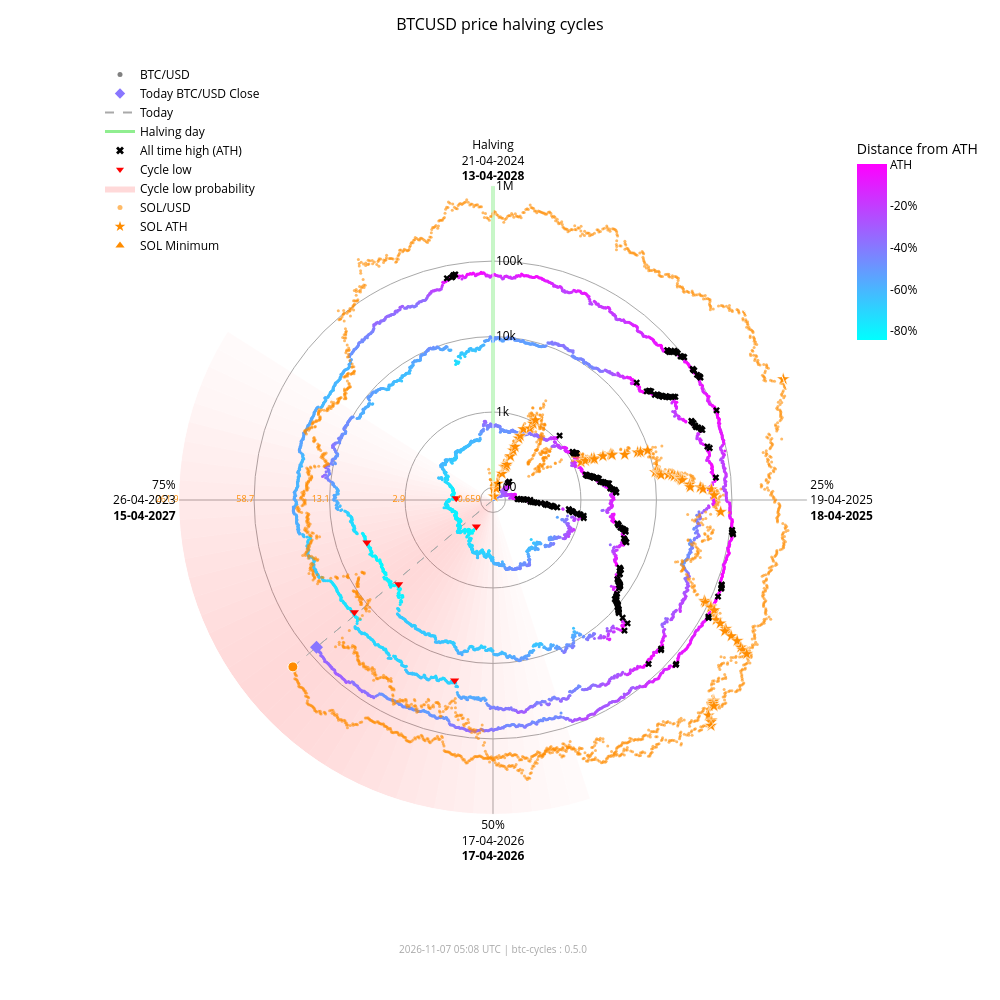

Source (notebook cell):
### Markdown cell above
### Interactive chart with overlay

### Code cell
fig_overlay_interactive = btc.plot(
    kind="interactive",
    from_date="2012-11-28",
    overlay=sol,
)
fig_overlay_interactive.show(config={"scrollZoom": True, "displayModeBar": True})

### Figure 1 — Plotly figure (JSON) as saved in the notebook; plotly's stock layout.template omitted (floating-point values rounded to 4 significant figures; data arrays with more than 128 entries replaced by an {"elided": "..."} marker saying what was removed)
{"data": [{"fill": "toself", "fillcolor": "rgba(255,0,0,0.018306980149439524)", "hoverinfo": "skip", "line": {"width": 0}, "mode": "lines", "r": [68.43, 1000000, 1000000, 68.43, 68.43], "showlegend": false, "theta": [162.0, 162.0, 165.6, 165.6, 162.0], "type": "scatterpolar"}, {"fill": "toself", "fillcolor": "rgba(255,0,0,0.02405911634527998)", "hoverinfo": "skip", "line": {"width": 0}, "mode": "lines", "r": [68.43, 1000000, 1000000, 68.43, 68.43], "showlegend": false, "theta": [165.6, 165.6, 169.2, 169.2, 165.6], "type": "scatterpolar"}, {"fill": "toself", "fillcolor": "rgba(255,0,0,0.030803449372254352)", "hoverinfo": "skip", "line": {"width": 0}, "mode": "lines", "r": [68.43, 1000000, 1000000, 68.43, 68.43], "showlegend": false, "theta": [169.2, 169.2, 172.8, 172.8, 169.2], "type": "scatterpolar"}, {"fill": "toself", "fillcolor": "rgba(255,0,0,0.03847233586005252)", "hoverinfo": "skip", "line": {"width": 0}, "mode": "lines", "r": [68.43, 1000000, 1000000, 68.43, 68.43], "showlegend": false, "theta": [172.8, 172.8, 176.4, 176.4, 172.8], "type": "scatterpolar"}, {"fill": "toself", "fillcolor": "rgba(255,0,0,0.04694405159551339)", "hoverinfo": "skip", "line": {"width": 0}, "mode": "lines", "r": [68.43, 1000000, 1000000, 68.43, 68.43], "showlegend": false, "theta": [176.4, 176.4, 180.0, 180.0, 176.4], "type": "scatterpolar"}, {"fill": "toself", "fillcolor": "rgba(255,0,0,0.05605603979818329)", "hoverinfo": "skip", "line": {"width": 0}, "mode": "lines", "r": [68.43, 1000000, 1000000, 68.43, 68.43], "showlegend": false, "theta": [180.0, 180.0, 183.6, 183.6, 180.0], "type": "scatterpolar"}, {"fill": "toself", "fillcolor": "rgba(255,0,0,0.06562330627802694)", "hoverinfo": "skip", "line": {"width": 0}, "mode": "lines", "r": [68.43, 1000000, 1000000, 68.43, 68.43], "showlegend": false, "theta": [183.6, 183.6, 187.2, 187.2, 183.6], "type": "scatterpolar"}, {"fill": "toself", "fillcolor": "rgba(255,0,0,0.07545707932574237)", "hoverinfo": "skip", "line": {"width": 0}, "mode": "lines", "r": [68.43, 1000000, 1000000, 68.43, 68.43], "showlegend": false, "theta": [187.2, 187.2, 190.8, 190.8, 187.2], "type": "scatterpolar"}, {"fill": "toself", "fillcolor": "rgba(255,0,0,0.08537841060169407)", "hoverinfo": "skip", "line": {"width": 0}, "mode": "lines", "r": [68.43, 1000000, 1000000, 68.43, 68.43], "showlegend": false, "theta": [190.8, 190.8, 194.4, 194.4, 190.8], "type": "scatterpolar"}, {"fill": "toself", "fillcolor": "rgba(255,0,0,0.09522272137134848)", "hoverinfo": "skip", "line": {"width": 0}, "mode": "lines", "r": [68.43, 1000000, 1000000, 68.43, 68.43], "showlegend": false, "theta": [194.4, 194.4, 198.0, 198.0, 194.4], "type": "scatterpolar"}, {"fill": "toself", "fillcolor": "rgba(255,0,0,0.10483418800389058)", "hoverinfo": "skip", "line": {"width": 0}, "mode": "lines", "r": [68.43, 1000000, 1000000, 68.43, 68.43], "showlegend": false, "theta": [198.0, 198.0, 201.6, 201.6, 198.0], "type": "scatterpolar"}, {"fill": "toself", "fillcolor": "rgba(255,0,0,0.11405248627197925)", "hoverinfo": "skip", "line": {"width": 0}, "mode": "lines", "r": [68.43, 1000000, 1000000, 68.43, 68.43], "showlegend": false, "theta": [201.6, 201.6, 205.2, 205.2, 201.6], "type": "scatterpolar"}, {"fill": "toself", "fillcolor": "rgba(255,0,0,0.12269756305009562)", "hoverinfo": "skip", "line": {"width": 0}, "mode": "lines", "r": [68.43, 1000000, 1000000, 68.43, 68.43], "showlegend": false, "theta": [205.2, 205.2, 208.8, 208.8, 205.2], "type": "scatterpolar"}, {"fill": "toself", "fillcolor": "rgba(255,0,0,0.13055959037792858)", "hoverinfo": "skip", "line": {"width": 0}, "mode": "lines", "r": [68.43, 1000000, 1000000, 68.43, 68.43], "showlegend": false, "theta": [208.8, 208.8, 212.4, 212.4, 208.8], "type": "scatterpolar"}, {"fill": "toself", "fillcolor": "rgba(255,0,0,0.13740037014073872)", "hoverinfo": "skip", "line": {"width": 0}, "mode": "lines", "r": [68.43, 1000000, 1000000, 68.43, 68.43], "showlegend": false, "theta": [212.4, 212.4, 216.0, 216.0, 212.4], "type": "scatterpolar"}, {"fill": "toself", "fillcolor": "rgba(255,0,0,0.14296927208088228)", "hoverinfo": "skip", "line": {"width": 0}, "mode": "lines", "r": [68.43, 1000000, 1000000, 68.43, 68.43], "showlegend": false, "theta": [216.0, 216.0, 219.6, 219.6, 216.0], "type": "scatterpolar"}, {"fill": "toself", "fillcolor": "rgba(255,0,0,0.14703219887325494)", "hoverinfo": "skip", "line": {"width": 0}, "mode": "lines", "r": [68.43, 1000000, 1000000, 68.43, 68.43], "showlegend": false, "theta": [219.6, 219.6, 223.2, 223.2, 219.6], "type": "scatterpolar"}, {"fill": "toself", "fillcolor": "rgba(255,0,0,0.14940752827264187)", "hoverinfo": "skip", "line": {"width": 0}, "mode": "lines", "r": [68.43, 1000000, 1000000, 68.43, 68.43], "showlegend": false, "theta": [223.2, 223.2, 226.8, 226.8, 223.2], "type": "scatterpolar"}, {"fill": "toself", "fillcolor": "rgba(255,0,0,0.15)", "hoverinfo": "skip", "line": {"width": 0}, "mode": "lines", "r": [68.43, 1000000, 1000000, 68.43, 68.43], "showlegend": false, "theta": [226.8, 226.8, 230.4, 230.4, 226.8], "type": "scatterpolar"}, {"fill": "toself", "fillcolor": "rgba(255,0,0,0.14882314851976614)", "hoverinfo": "skip", "line": {"width": 0}, "mode": "lines", "r": [68.43, 1000000, 1000000, 68.43, 68.43], "showlegend": false, "theta": [230.4, 230.4, 234.0, 234.0, 230.4], "type": "scatterpolar"}, {"fill": "toself", "fillcolor": "rgba(255,0,0,0.14600334989350275)", "hoverinfo": "skip", "line": {"width": 0}, "mode": "lines", "r": [68.43, 1000000, 1000000, 68.43, 68.43], "showlegend": false, "theta": [234.0, 234.0, 237.6, 237.6, 234.0], "type": "scatterpolar"}, {"fill": "toself", "fillcolor": "rgba(255,0,0,0.14176315293000513)", "hoverinfo": "skip", "line": {"width": 0}, "mode": "lines", "r": [68.43, 1000000, 1000000, 68.43, 68.43], "showlegend": false, "theta": [237.6, 237.6, 241.2, 241.2, 237.6], "type": "scatterpolar"}, {"fill": "toself", "fillcolor": "rgba(255,0,0,0.1363869302869166)", "hoverinfo": "skip", "line": {"width": 0}, "mode": "lines", "r": [68.43, 1000000, 1000000, 68.43, 68.43], "showlegend": false, "theta": [241.2, 241.2, 244.8, 244.8, 241.2], "type": "scatterpolar"}, {"fill": "toself", "fillcolor": "rgba(255,0,0,0.13017643696734477)", "hoverinfo": "skip", "line": {"width": 0}, "mode": "lines", "r": [68.43, 1000000, 1000000, 68.43, 68.43], "showlegend": false, "theta": [244.8, 244.8, 248.4, 248.4, 244.8], "type": "scatterpolar"}, {"fill": "toself", "fillcolor": "rgba(255,0,0,0.1234063302665758)", "hoverinfo": "skip", "line": {"width": 0}, "mode": "lines", "r": [68.43, 1000000, 1000000, 68.43, 68.43], "showlegend": false, "theta": [248.4, 248.4, 252.0, 252.0, 248.4], "type": "scatterpolar"}, {"fill": "toself", "fillcolor": "rgba(255,0,0,0.11628949020714345)", "hoverinfo": "skip", "line": {"width": 0}, "mode": "lines", "r": [68.43, 1000000, 1000000, 68.43, 68.43], "showlegend": false, "theta": [252.0, 252.0, 255.6, 255.6, 252.0], "type": "scatterpolar"}, {"fill": "toself", "fillcolor": "rgba(255,0,0,0.108959277972535)", "hoverinfo": "skip", "line": {"width": 0}, "mode": "lines", "r": [68.43, 1000000, 1000000, 68.43, 68.43], "showlegend": false, "theta": [255.6, 255.6, 259.2, 259.2, 255.6], "type": "scatterpolar"}, {"fill": "toself", "fillcolor": "rgba(255,0,0,0.1014715299920515)", "hoverinfo": "skip", "line": {"width": 0}, "mode": "lines", "r": [68.43, 1000000, 1000000, 68.43, 68.43], "showlegend": false, "theta": [259.2, 259.2, 262.8, 262.8, 259.2], "type": "scatterpolar"}, {"fill": "toself", "fillcolor": "rgba(255,0,0,0.09382430417652897)", "hoverinfo": "skip", "line": {"width": 0}, "mode": "lines", "r": [68.43, 1000000, 1000000, 68.43, 68.43], "showlegend": false, "theta": [262.8, 262.8, 266.4, 266.4, 262.8], "type": "scatterpolar"}, {"fill": "toself", "fillcolor": "rgba(255,0,0,0.08598937207621672)", "hoverinfo": "skip", "line": {"width": 0}, "mode": "lines", "r": [68.43, 1000000, 1000000, 68.43, 68.43], "showlegend": false, "theta": [266.4, 266.4, 270.0, 270.0, 266.4], "type": "scatterpolar"}, {"fill": "toself", "fillcolor": "rgba(255,0,0,0.07794710108398434)", "hoverinfo": "skip", "line": {"width": 0}, "mode": "lines", "r": [68.43, 1000000, 1000000, 68.43, 68.43], "showlegend": false, "theta": [270.0, 270.0, 273.6, 273.6, 270.0], "type": "scatterpolar"}, {"fill": "toself", "fillcolor": "rgba(255,0,0,0.06971614429145927)", "hoverinfo": "skip", "line": {"width": 0}, "mode": "lines", "r": [68.43, 1000000, 1000000, 68.43, 68.43], "showlegend": false, "theta": [273.6, 273.6, 277.2, 277.2, 273.6], "type": "scatterpolar"}, {"fill": "toself", "fillcolor": "rgba(255,0,0,0.061371174705723626)", "hoverinfo": "skip", "line": {"width": 0}, "mode": "lines", "r": [68.43, 1000000, 1000000, 68.43, 68.43], "showlegend": false, "theta": [277.2, 277.2, 280.8, 280.8, 277.2], "type": "scatterpolar"}, {"fill": "toself", "fillcolor": "rgba(255,0,0,0.05304520605236535)", "hoverinfo": "skip", "line": {"width": 0}, "mode": "lines", "r": [68.43, 1000000, 1000000, 68.43, 68.43], "showlegend": false, "theta": [280.8, 280.8, 284.4, 284.4, 280.8], "type": "scatterpolar"}, {"fill": "toself", "fillcolor": "rgba(255,0,0,0.044916938988340704)", "hoverinfo": "skip", "line": {"width": 0}, "mode": "lines", "r": [68.43, 1000000, 1000000, 68.43, 68.43], "showlegend": false, "theta": [284.4, 284.4, 288.0, 288.0, 284.4], "type": "scatterpolar"}, {"fill": "toself", "fillcolor": "rgba(255,0,0,0.0371870550186571)", "hoverinfo": "skip", "line": {"width": 0}, "mode": "lines", "r": [68.43, 1000000, 1000000, 68.43, 68.43], "showlegend": false, "theta": [288.0, 288.0, 291.6, 291.6, 288.0], "type": "scatterpolar"}, {"fill": "toself", "fillcolor": "rgba(255,0,0,0.030049603184432498)", "hoverinfo": "skip", "line": {"width": 0}, "mode": "lines", "r": [68.43, 1000000, 1000000, 68.43, 68.43], "showlegend": false, "theta": [291.6, 291.6, 295.2, 295.2, 291.6], "type": "scatterpolar"}, {"fill": "toself", "fillcolor": "rgba(255,0,0,0.023665126797805223)", "hoverinfo": "skip", "line": {"width": 0}, "mode": "lines", "r": [68.43, 1000000, 1000000, 68.43, 68.43], "showlegend": false, "theta": [295.2, 295.2, 298.8, 298.8, 295.2], "type": "scatterpolar"}, {"fill": "toself", "fillcolor": "rgba(255,0,0,0.018141004067302662)", "hoverinfo": "skip", "line": {"width": 0}, "mode": "lines", "r": [68.43, 1000000, 1000000, 68.43, 68.43], "showlegend": false, "theta": [298.8, 298.8, 302.4, 302.4, 298.8], "type": "scatterpolar"}, {"hoverinfo": "skip", "line": {"color": "darkgrey", "dash": "dash", "width": 1}, "mode": "lines", "r": [68.43, 75750.0], "showlegend": false, "theta": [230.2, 230.2], "type": "scatterpolar"}, {"hoverinfo": "skip", "line": {"color": "darkgrey", "dash": "dash", "width": 1}, "mode": "lines", "r": [68.43, 193400.0], "showlegend": false, "theta": [230.2, 230.2], "type": "scatterpolar"}, {"hoverinfo": "skip", "line": {"color": "lightgreen", "width": 3}, "mode": "lines", "r": [68.43, 1000000], "showlegend": false, "theta": [0, 0], "type": "scatterpolar"}, {"hoverinfo": "text", "marker": {"color": {"elided": "4942 str values"}, "size": 3}, "mode": "markers", "r": {"elided": "4942 float values"}, "showlegend": false, "text": {"elided": "4942 str values"}, "theta": {"elided": "4942 float values"}, "type": "scatterpolar"}, {"hoverinfo": "text", "marker": {"color": "#FF8C00", "opacity": 0.6, "size": 3}, "mode": "markers", "r": {"elided": "2402 float values"}, "showlegend": false, "text": {"elided": "2402 str values"}, "theta": {"elided": "2402 float values"}, "type": "scatterpolar"}, {"hoverinfo": "text", "marker": {"color": "#8976ff", "size": 10, "symbol": "diamond"}, "mode": "markers", "r": [75750.0], "showlegend": false, "text": ["Today<br>Date: 2026-11-06<br>Price: $75,746.93"], "theta": [230.2], "type": "scatterpolar"}, {"hoverinfo": "text", "marker": {"color": "#FF8C00", "line": {"color": "white", "width": 1}, "size": 10, "symbol": "circle"}, "mode": "markers", "r": [193400.0], "showlegend": false, "text": ["Today SOL<br>Date: 2026-11-06<br>Price: $90.06"], "theta": [230.2], "type": "scatterpolar"}, {"hoverinfo": "text", "marker": {"color": "#FF8C00", "line": {"color": "white", "width": 0.5}, "size": 10, "symbol": "star"}, "mode": "markers", "r": [68.43, 76.69, 98.28, 115.1, 160.2, 199.2, 200.3, 203.8, 217.3, 287.8, 349.8, 397.3, 523.3, 573.2, 718.1, 798.5, 948.0, 1078.0, 1271.0, 1461.0, 1785.0, 1908.0, 1917.0, 2530.0, 3215.0, 3302.0, 3322.0, 4795.0, 7121.0, 7760.0, 9679.0, 10370.0, 11210.0, 11600.0, 11830.0, 12190.0, 15220.0, 16990.0, 18090.0, 20010.0, 20730.0, 21720.0, 21920.0, 22700.0, 28100.0, 28410.0, 38550.0, 41750.0, 54000.0, 58230.0, 71670.0, 86520.0, 90770.0, 111800.0, 112400.0, 128500.0, 155700.0, 182600.0, 229400.0, 231200.0, 295100.0, 371400.0, 451600.0, 493500.0, 583700.0, 612100.0, 618900.0, 644000.0, 686600.0, 744100.0, 879500.0, 907500.0, 980900.0, 1000000.0], "showlegend": false, "text": ["SOL ATH<br>Date: 2020-04-10<br>Price: $0.95", "SOL ATH<br>Date: 2020-07-12<br>Price: $1.02", "SOL ATH<br>Date: 2020-07-13<br>Price: $1.18", "SOL ATH<br>Date: 2020-07-15<br>Price: $1.29", "SOL ATH<br>Date: 2020-07-26<br>Price: $1.57", "SOL ATH<br>Date: 2020-07-27<br>Price: $1.78", "SOL ATH<br>Date: 2020-07-28<br>Price: $1.78", "SOL ATH<br>Date: 2020-08-03<br>Price: $1.80", "SOL ATH<br>Date: 2020-08-04<br>Price: $1.87", "SOL ATH<br>Date: 2020-08-06<br>Price: $2.21", "SOL ATH<br>Date: 2020-08-08<br>Price: $2.47", "SOL ATH<br>Date: 2020-08-09<br>Price: $2.67", "SOL ATH<br>Date: 2020-08-10<br>Price: $3.13", "SOL ATH<br>Date: 2020-08-11<br>Price: $3.30", "SOL ATH<br>Date: 2020-08-12<br>Price: $3.77", "SOL ATH<br>Date: 2020-08-28<br>Price: $4.01", "SOL ATH<br>Date: 2020-08-30<br>Price: $4.44", "SOL ATH<br>Date: 2020-08-31<br>Price: $4.78", "SOL ATH<br>Date: 2021-02-02<br>Price: $5.27", "SOL ATH<br>Date: 2021-02-03<br>Price: $5.72", "SOL ATH<br>Date: 2021-02-04<br>Price: $6.43", "SOL ATH<br>Date: 2021-02-05<br>Price: $6.68", "SOL ATH<br>Date: 2021-02-07<br>Price: $6.70", "SOL ATH<br>Date: 2021-02-08<br>Price: $7.88", "SOL ATH<br>Date: 2021-02-10<br>Price: $9.07", "SOL ATH<br>Date: 2021-02-11<br>Price: $9.22", "SOL ATH<br>Date: 2021-02-12<br>Price: $9.25", "SOL ATH<br>Date: 2021-02-19<br>Price: $11.47", "SOL ATH<br>Date: 2021-02-22<br>Price: $14.45", "SOL ATH<br>Date: 2021-02-23<br>Price: $15.20", "SOL ATH<br>Date: 2021-02-24<br>Price: $17.30", "SOL ATH<br>Date: 2021-03-28<br>Price: $18.02", "SOL ATH<br>Date: 2021-03-29<br>Price: $18.85", "SOL ATH<br>Date: 2021-03-30<br>Price: $19.23", "SOL ATH<br>Date: 2021-03-31<br>Price: $19.47", "SOL ATH<br>Date: 2021-04-02<br>Price: $19.81", "SOL ATH<br>Date: 2021-04-03<br>Price: $22.55", "SOL ATH<br>Date: 2021-04-04<br>Price: $24.06", "SOL ATH<br>Date: 2021-04-06<br>Price: $24.96", "SOL ATH<br>Date: 2021-04-07<br>Price: $26.48", "SOL ATH<br>Date: 2021-04-08<br>Price: $27.03", "SOL ATH<br>Date: 2021-04-09<br>Price: $27.78", "SOL ATH<br>Date: 2021-04-11<br>Price: $27.93", "SOL ATH<br>Date: 2021-04-12<br>Price: $28.51", "SOL ATH<br>Date: 2021-04-18<br>Price: $32.30", "SOL ATH<br>Date: 2021-04-21<br>Price: $32.51", "SOL ATH<br>Date: 2021-04-22<br>Price: $38.88", "SOL ATH<br>Date: 2021-04-24<br>Price: $40.74", "SOL ATH<br>Date: 2021-04-25<br>Price: $47.37", "SOL ATH<br>Date: 2021-05-01<br>Price: $49.51", "SOL ATH<br>Date: 2021-05-18<br>Price: $55.91", "SOL ATH<br>Date: 2021-08-16<br>Price: $62.43", "SOL ATH<br>Date: 2021-08-17<br>Price: $64.21", "SOL ATH<br>Date: 2021-08-18<br>Price: $72.54", "SOL ATH<br>Date: 2021-08-19<br>Price: $72.76", "SOL ATH<br>Date: 2021-08-20<br>Price: $78.72", "SOL ATH<br>Date: 2021-08-27<br>Price: $88.09", "SOL ATH<br>Date: 2021-08-28<br>Price: $96.70", "SOL ATH<br>Date: 2021-08-30<br>Price: $110.54", "SOL ATH<br>Date: 2021-09-01<br>Price: $111.03", "SOL ATH<br>Date: 2021-09-02<br>Price: $128.10", "SOL ATH<br>Date: 2021-09-03<br>Price: $146.58", "SOL ATH<br>Date: 2021-09-06<br>Price: $164.38", "SOL ATH<br>Date: 2021-09-07<br>Price: $173.15", "SOL ATH<br>Date: 2021-09-08<br>Price: $191.04", "SOL ATH<br>Date: 2021-10-22<br>Price: $196.43", "SOL ATH<br>Date: 2021-10-23<br>Price: $197.70", "SOL ATH<br>Date: 2021-10-24<br>Price: $202.36", "SOL ATH<br>Date: 2021-10-25<br>Price: $210.10", "SOL ATH<br>Date: 2021-11-02<br>Price: $220.24", "SOL ATH<br>Date: 2021-11-03<br>Price: $242.90", "SOL ATH<br>Date: 2021-11-04<br>Price: $247.39", "SOL ATH<br>Date: 2021-11-06<br>Price: $258.93", "SOL ATH<br>Date: 2025-01-18<br>Price: $261.87"], "theta": [352.0, 15.5, 15.75, 16.25, 19.0, 19.25, 19.5, 21.0, 21.25, 21.75, 22.25, 22.5, 22.75, 23.0, 23.25, 27.25, 27.75, 28.0, 66.75, 67.0, 67.25, 67.5, 68.0, 68.25, 68.75, 69.0, 69.25, 71.0, 71.75, 72.0, 72.25, 80.25, 80.5, 80.75, 81.0, 81.5, 81.75, 82.0, 82.5, 82.75, 83.0, 83.25, 83.75, 84.0, 85.5, 86.25, 86.5, 87.0, 87.25, 88.75, 93.0, 115.5, 115.8, 116.0, 116.2, 116.5, 118.2, 118.5, 119.0, 119.5, 119.8, 120.0, 120.7, 121.0, 121.3, 132.2, 132.5, 132.8, 133.0, 135.0, 135.2, 135.5, 136.0, 67.39], "type": "scatterpolar"}, {"hoverinfo": "text", "marker": {"color": "#FF8C00", "line": {"color": "white", "width": 0.5}, "size": 10, "symbol": "triangle-up"}, "mode": "markers", "r": [68.43], "showlegend": false, "text": ["SOL Minimum<br>Date: 2020-05-11<br>Price: $0.52"], "theta": [0.0], "type": "scatterpolar"}, {"hoverinfo": "text", "marker": {"color": "black", "size": 6, "symbol": "x"}, "mode": "markers", "r": {"elided": "182 float values"}, "showlegend": false, "text": {"elided": "182 str values"}, "theta": {"elided": "182 float values"}, "type": "scatterpolar"}, {"hoverinfo": "text", "marker": {"color": "red", "size": 8, "symbol": "triangle-down"}, "mode": "markers", "r": [178.1, 210.5, 3237.0, 3961.0, 19020.0, 15790.0], "showlegend": false, "text": ["Cycle Low<br>Date: 2015-01-14<br>Price: $178.10<br>ATH distance: -84.5%", "Cycle Low<br>Date: 2015-08-24<br>Price: $210.49<br>ATH distance: -81.7%", "Cycle Low<br>Date: 2018-12-15<br>Price: $3,236.76<br>ATH distance: -83.4%", "Cycle Low<br>Date: 2019-03-15<br>Price: $3,960.91<br>ATH distance: -79.7%", "Cycle Low<br>Date: 2022-06-18<br>Price: $19,017.64<br>ATH distance: -71.9%", "Cycle Low<br>Date: 2022-11-21<br>Price: $15,787.28<br>ATH distance: -76.6%"], "theta": [212.1, 272.7, 228.3, 251.4, 192.0, 231.0], "type": "scatterpolar"}, {"marker": {"color": "grey", "size": 5}, "mode": "markers", "name": "BTC/USD", "r": [null], "theta": [null], "type": "scatterpolar"}, {"marker": {"color": "#8976ff", "size": 8, "symbol": "diamond"}, "mode": "markers", "name": "Today BTC/USD Close", "r": [null], "theta": [null], "type": "scatterpolar"}, {"line": {"color": "darkgrey", "dash": "dash"}, "mode": "lines", "name": "Today", "r": [null], "theta": [null], "type": "scatterpolar"}, {"line": {"color": "lightgreen", "width": 3}, "mode": "lines", "name": "Halving day", "r": [null], "theta": [null], "type": "scatterpolar"}, {"marker": {"color": "black", "size": 7, "symbol": "x"}, "mode": "markers", "name": "All time high (ATH)", "r": [null], "theta": [null], "type": "scatterpolar"}, {"marker": {"color": "red", "size": 7, "symbol": "triangle-down"}, "mode": "markers", "name": "Cycle low", "r": [null], "theta": [null], "type": "scatterpolar"}, {"fill": "toself", "fillcolor": "rgba(255,0,0,0.15)", "line": {"width": 0}, "mode": "lines", "name": "Cycle low probability", "r": [null], "theta": [null], "type": "scatterpolar"}, {"marker": {"color": "#FF8C00", "opacity": 0.6, "size": 5}, "mode": "markers", "name": "SOL/USD", "r": [null], "theta": [null], "type": "scatterpolar"}, {"marker": {"color": "#FF8C00", "size": 8, "symbol": "star"}, "mode": "markers", "name": "SOL ATH", "r": [null], "theta": [null], "type": "scatterpolar"}, {"marker": {"color": "#FF8C00", "size": 8, "symbol": "triangle-up"}, "mode": "markers", "name": "SOL Minimum", "r": [null], "theta": [null], "type": "scatterpolar"}, {"hoverinfo": "skip", "marker": {"cmax": 0, "cmin": -0.8453, "color": [0], "colorbar": {"len": 0.25, "ticktext": ["ATH", "-20%", "-40%", "-60%", "-80%", "-100%"], "tickvals": [0, -0.2, -0.4, -0.6, -0.8, -1.0], "title": {"text": "Distance from ATH"}, "x": 0.95, "y": 0.92, "yanchor": "top"}, "colorscale": {"elided": "256x2 mixed values"}, "showscale": true, "size": 0}, "mode": "markers", "r": [null], "showlegend": false, "theta": [null], "type": "scatterpolar"}, {"hoverinfo": "skip", "mode": "text", "r": [100, 1000, 10000, 100000, 1000000], "showlegend": false, "text": ["0.659", "2.9", "13.1", "58.7", "261.9"], "textfont": {"color": "#FF8C00", "size": 9}, "textposition": "middle left", "theta": [270, 270, 270, 270, 270], "type": "scatterpolar"}], "layout": {"annotations": [{"font": {"color": "darkgrey", "size": 10}, "showarrow": false, "text": "2026-11-07 05:08 UTC | btc-cycles : 0.5.0", "x": 0.5, "xref": "paper", "y": -0.02, "yref": "paper"}], "font": {"color": "black"}, "height": 1000, "legend": {"bgcolor": "rgba(0,0,0,0)", "font": {"color": "black"}, "x": 0.0, "y": 1.0}, "margin": {"b": 60, "l": 100, "r": 80, "t": 60}, "paper_bgcolor": "white", "plot_bgcolor": "white", "polar": {"angularaxis": {"color": "black", "direction": "clockwise", "gridcolor": "darkgrey", "rotation": 90, "ticktext": ["Halving<br>21-04-2024<br><b>13-04-2028</b>", "25%<br>19-04-2025<br><b>18-04-2025</b>", "50%<br>17-04-2026<br><b>17-04-2026</b>", "75%<br>26-04-2023<br><b>15-04-2027</b>"], "tickvals": [0, 90, 180, 270]}, "bgcolor": "white", "domain": {"x": [0.1, 0.9], "y": [0.05, 0.95]}, "radialaxis": {"angle": 90, "color": "black", "gridcolor": "darkgrey", "range": [1.835, 6.0], "tickangle": 90, "ticktext": ["100", "1k", "10k", "100k", "1M"], "tickvals": [100, 1000, 10000, 100000, 1000000], "type": "log"}}, "title": {"font": {"color": "black", "size": 16}, "text": "BTCUSD price halving cycles", "x": 0.5}, "width": 1000}}
